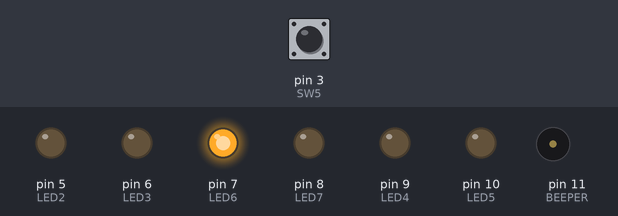
The sketch below on a simulated Arduino Uno, built with avr-gcc and run on an emulated ATmega328P. Parts: output pins drawn as LEDs (lit = HIGH), buzzer (waves = sounding). The inputs (shaded band) are chosen by the test bench; at power-on: pin 3 (SW5) HIGH.

Above: at 0.2 s.
Timing chart, 0 to 1.7 s (numbered marks = the images above):
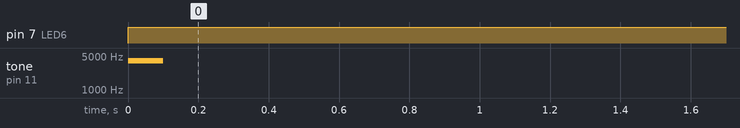

The sketch:

Line_Following_Robot_Starter.ino
```cpp
/*
 Project: Line Following Robot Starter       Activity: mirobo.tech/arps
 Date:    April 4, 2024

 Use this starter program template with the mirobot.tech ARPS circuit and an
 Arduino UNO to create a simple line-following robot. Follow the instructions
 in the program code comments to test your motors and complete the program.

 See the https://mirobo.tech/electronics website for more programming activities.
*/

// Define I/O pins used by ARPS human interface devices
const int SW2 = 0;      // Pushbuttons SW2 and SW3 are supported on Arduino
const int SW3 = 1;      // UNO R4 Minima and Arduino UNO R4 WiFi
const int SW4 = 2;      // Pushbuttons SW4 and SW5 work on all Arduino UNO R3
const int SW5 = 3;      // and Arduino UNO R4 circuit boards

const int LED2 = 5;     // ARPS LEDs
const int LED3 = 6;
const int LED4 = 9;
const int LED5 = 10;

const int BEEPER = 11;  // ARPS Piezo beeper LS1

// Define I/O pins used by ARPS special purpose interface devices
const int M1A = 5;      // Motor 1 - output A
const int M1B = 6;      // Motor 1 - output B
const int M2A = 9;      // Motor 2 - output A
const int M2B = 10;     // Motor 2 - output B

const int IR = 4;       // IR demodulator input

const int LED6 = 7;     // LED6 output and +5V supply for left floor/line sensors Q1 and Q2
const int LED7 = 8;     // LED7 output and +5V supply for right floor sensor Q3
const int Q1 = A0;      // Left floor/line sensor phototransistor
const int Q2 = A1;      // Right line sensor phototransistor
const int Q3 = A1;      // Right floor sensor phototransistor

const int H1 = 18;      // Header H1
const int H2 = 13;      // Header H2 (shared with SONAR and onboardLED)
const int TRIG = 13;    // Ultrasonic SONAR distance sensor TRIG(ger) output
const int H3 = 12;      // Header H3 (shared with SONAR)
const int ECHO = 12;    // Ultrasonic SONAR distance sensor ECHO input
const int H4 = 19;      // Header H4

const int VTMP = A2;    // ARPS temperature sensor Vout
const int VDIV = A3;    // ARPS voltage divider Vout

// Define program constants
const int LIGHT = LOW;
const int DARK = HIGH;

// Define variables
int SW2State;           // Button state variables
int SW3State;
int SW4State;
int SW5State;
int lineLeft;           // Left line sensor state
int lineRight;          // Right line sensor state

// Setup code runs once to configure I/O pins before running main loop
void setup() {
  pinMode(SW2,INPUT_PULLUP);
  pinMode(SW3,INPUT_PULLUP);
  pinMode(SW4,INPUT_PULLUP);
  pinMode(SW5,INPUT_PULLUP);
  pinMode(LED2,OUTPUT); // LEDs and motors share the same pins
  pinMode(LED3,OUTPUT);
  pinMode(LED4,OUTPUT);
  pinMode(LED5,OUTPUT);
  pinMode(BEEPER,OUTPUT);
  pinMode(LED_BUILTIN,OUTPUT);
  pinMode(IR,INPUT);
  pinMode(LED6,OUTPUT);
  pinMode(LED7,OUTPUT);
  pinMode(Q1,INPUT);
  pinMode(Q2,INPUT);    // Q2 and Q3 share the same pin
  pinMode(H1,INPUT);    // Define unused header pins as input
  pinMode(TRIG,OUTPUT); // H2/TRIG SONAR output (if installed)
  pinMode(ECHO,INPUT);  // H3/ECHO SONAR input
  pinMode(H4,INPUT);	  // Define unused header pins as input
  pinMode(VTMP,INPUT);
  pinMode(VDIV,INPUT);

  // Set robot outputs and make a beep
  stop();               // Call stop function to keep the motors off
  digitalWrite(LED6,HIGH);// Turn the line sensor LED on
  tone(BEEPER,4000,100);  // Say hello!

  while(digitalRead(SW5) == HIGH);  // Wait for button SW5 to be pressed
}

// Main loop code repeats forever
void loop() {
  // Read both line sensors and store their values in variables
  lineLeft = digitalRead(Q1);
  lineRight = digitalRead(Q3);

  // Use the variables to decide which way to go
  if(lineLeft == DARK && lineRight == DARK) {
    fwd();      // Go forward if both sensors see the line
  }
  else if(lineLeft == DARK && lineRight == LIGHT) {
    // Decide which way to go if the line is to the left
  }
  else if(lineLeft == LIGHT && lineRight == DARK) {
    // Decide which way to go if the line is to the right
   }
  else {
    // Decide what to do if neither sensor sees the line
  }
}

// Motor movement functions. Create a function for each direction that your
// robot should drive in. Can you come up with eight different possible
// movement directions, plus stop? Does your robot need all eight? If you
// create all of the different movement functions now, you will be able to
// easily adapt your robot for other types of tasks later.

// stop() function - Turns all motor outputs off
void stop() {
  digitalWrite(M1A,LOW);
  digitalWrite(M1B,LOW);
  digitalWrite(M2A,LOW);
  digitalWrite(M2B,LOW);
}

// fwd() function - Turns left and right motors on in opposite directions. Use
// this function to test your motors. If your robot does not move forward then
// either switch the wires of the backwards motor(s) on the ARPS screw terminal
// strip, or use the opposite HIGH and LOW output values in the code below:
void fwd() {
  digitalWrite(M1A,HIGH);
  digitalWrite(M1B,LOW);
  digitalWrite(M2A,LOW);
  digitalWrite(M2B,HIGH);
}

// Create a function similar to fwd(), above, for every other direction that
// you would like your robot to move in.
```

Measured:
- by itself, pin 7 (LED6): LOW → HIGH at 0.00 s
- by itself, tone on pin 11 (BEEPER): silent → 4000 Hz at 0.00 s, → silent 0.10 s later
